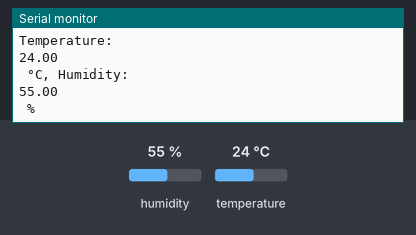
A sketch run on a simulated ESP8266 (NodeMCU). Parts: the last lines printed to the serial monitor. Inputs (shaded band) come from the test bench; at power-on: humidity 55 %, temperature 24 °C. WiFi joins after 1.5 s; servers stay silent unless stated.

Above: at 3.0 s.
3.1 s: humidity set to 22 %
At 12.3 s:
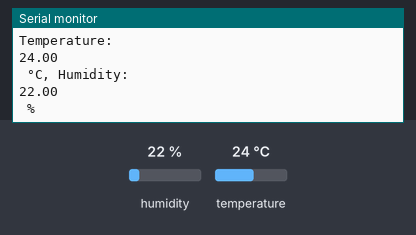
13.1 s: temperature set to 12 °C
23.1 s: humidity set to 40 %
At 32.9 s:
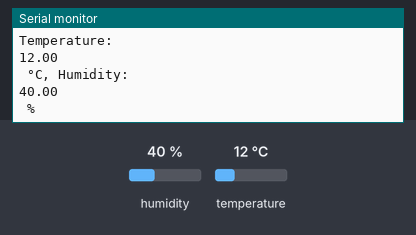
Timing chart, 0 to 34.4 s (numbered marks = the images above; inputs shaded):
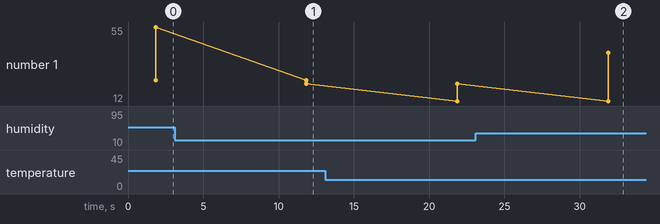

The sketch:

DHT11_Blynk.ino
```cpp
#define BLYNK_PRINT Serial
#define BLYNK_TEMPLATE_ID "TMPL3s1gZEC66"
#define BLYNK_TEMPLATE_NAME "DHT11"
#define BLYNK_AUTH_TOKEN "53CnB_zt4Y25PZwCkmrzTJc31bDzNbrf"

#include <ESP8266WiFi.h>
#include <BlynkSimpleEsp8266.h>
#include <DHT.h>
#define DHTPIN 2
#define DHTTYPE DHT11
DHT dht(DHTPIN, DHTTYPE);
// Your WiFi credentials.
char ssid[] = "Redmii";
char pass[] = "12345678900";
void setup()
{
  Serial.begin(9600);
  dht.begin();
  Blynk.begin(BLYNK_AUTH_TOKEN, ssid, pass);
}
void loop()
{
  Blynk.run();
  float humidity = dht.readHumidity();
  float temperature = dht.readTemperature();
  if (isnan(humidity) || isnan(temperature)) {
    Serial.println("Failed to read from DHT sensor!");
    return;
  }
Serial.println("Temperature: ");
Serial.println(temperature);
Serial.println(" °C, Humidity: ");
Serial.println(humidity);
Serial.println(" %");
  Blynk.virtualWrite(V0, humidity);
  Blynk.virtualWrite(V1, temperature);

  delay(10000); // Update every 2 seconds
}
```

Measured:
- after the input at 3.1 s, the serial monitor: prints a new line after 8.8 s (image 1)
- after the input at 23.1 s, the serial monitor: prints a new line after 8.8 s (image 2)
- plotted number 1: 55 → 22 after the input at 3.1 s, 22 → 40 after the input at 23.1 s
